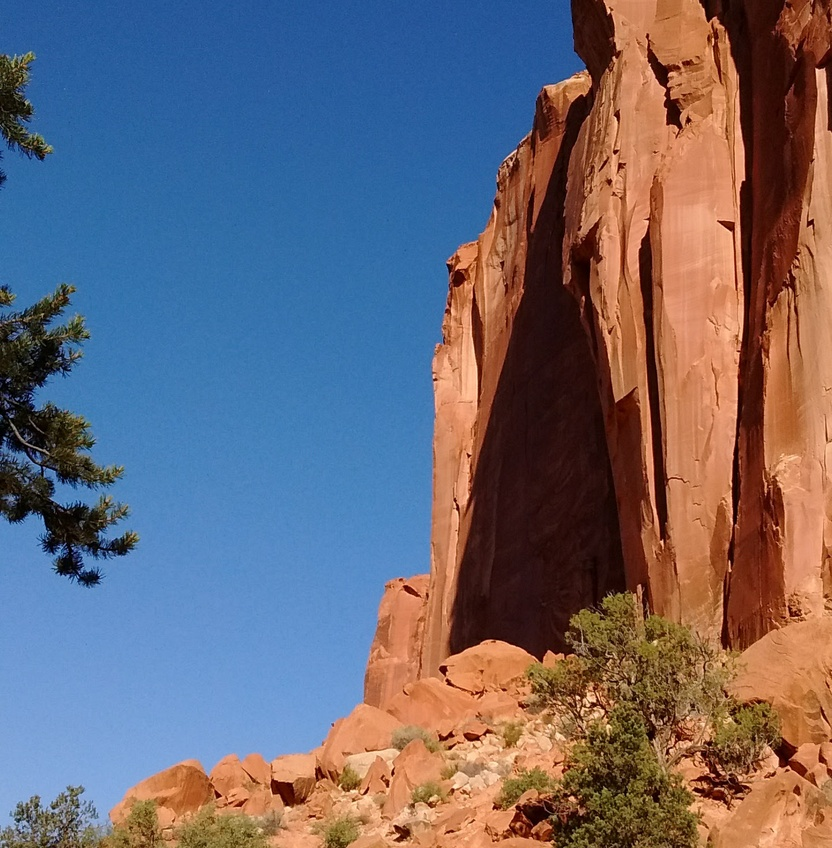
#> input picture figures/utah.cropped.jpg, 832 x 848 px, shrunk from 1440 x 1468 before the run
$ python jpeg-red-chrominance.py
#> lines starting #> are read from the running program, lines starting #| are printed output that depends on the picture
import cv2
import numpy as np
from figures import *
img = cv2.imread('utah.cropped.jpg')
#> img is the input picture: shape (848, 832, 3); mean B, G, R 114.3, 103, 107.7

ul = (760,700)
#ul = (700, 760)
size = 8
lr = (ul[0]+size,ul[1]+size)
# [5 lines of commented-out code are left out]

for i in range(len(img)):
    for j in range(len(img[0])):
        rgb = img[i][j]
        l = 0.5*rgb[2] + -0.41869*rgb[1] + -0.8131*rgb[0]+127.5
        l = int(round(l))
        if l < 0: l = 0
        if l > 255: l = 255
        img[i][j] = [l,l,l]
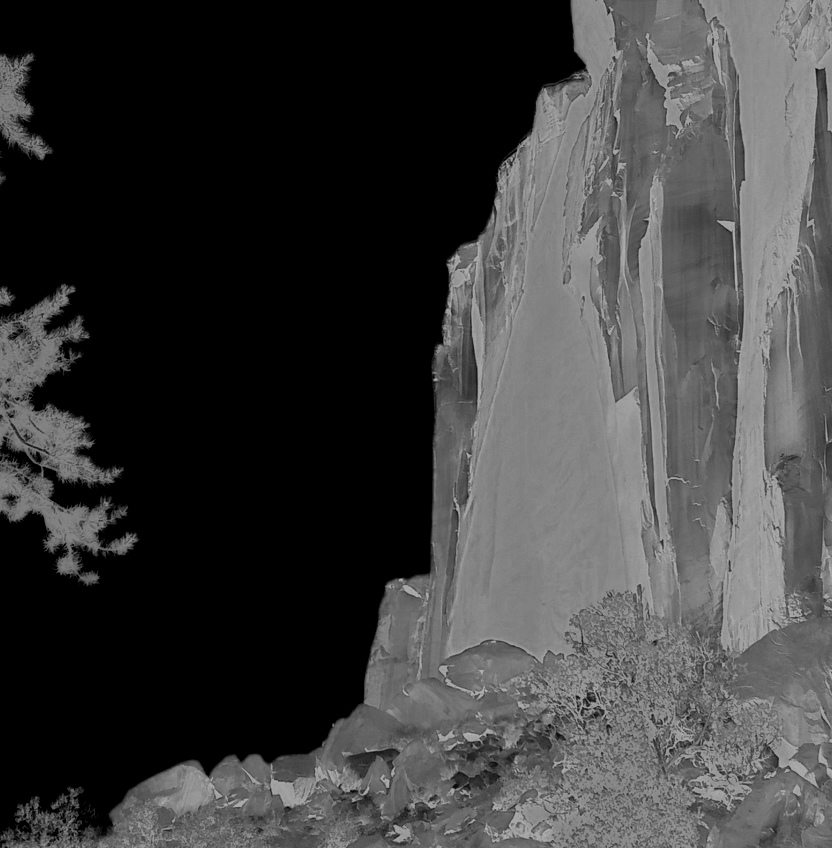
#> img: shape (848, 832, 3); min 0, max 177, mean 61.6

cv2.imwrite('spring-canyon-red-chrominance.jpg', img)
